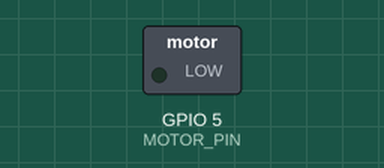
Recording of a sketch running on a simulated ESP32. Shown: switched loads named in the sketch (green lamp = pin HIGH).

Above: at 0.1 s.
At 47.3 s:
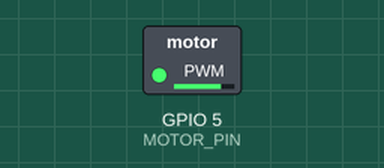
Timing chart, 0 to 60.0 s (numbered marks = the images above):
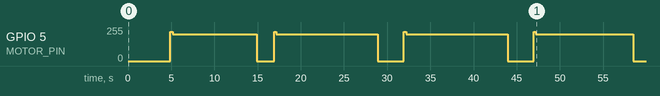

The sketch:

ice_to_meet_you.ino
```cpp
#include <Arduino.h>

HardwareSerial MidiSerial(1);

const int MIDI_TX_PIN = 4;   // Unit Synth RX
const int MOTOR_PIN   = 5;   // 1kΩ -> 2SC1815 base
const byte MIDI_CHANNEL = 0;
const byte MUSIC_BOX_PROGRAM = 10;
const byte REVERB_LEVEL = 120;
const byte VOLUME_LEVEL = 120;  // MIDI channel volume (0-127)

// Motor PWM settings
const int MOTOR_PWM_FREQ = 5000;
const int MOTOR_PWM_RES  = 8;      // 0-255
const int MOTOR_SPEED    = 200;    // 通常回転：小さいほどゆっくり
const int MOTOR_BOOST    = 220;    // 始動時だけ少し強く
const int BOOST_TIME_MS  = 250;    // 始動ブースト時間

struct MidiEvent {
  uint16_t waitMs;
  uint8_t note;
  uint8_t velocity;
  uint8_t noteOn;
};

void send3(byte status, byte data1, byte data2) {
  MidiSerial.write(status);
  MidiSerial.write(data1);
  MidiSerial.write(data2);
}

void programChange(byte channel, byte program) {
  MidiSerial.write(0xC0 | (channel & 0x0F));
  MidiSerial.write(program);
}

void controlChange(byte channel, byte control, byte value) {
  send3(0xB0 | (channel & 0x0F), control, value);
}

void noteOn(byte note, byte velocity) {
  send3(0x90 | MIDI_CHANNEL, note, velocity);
}

void noteOff(byte note) {
  send3(0x80 | MIDI_CHANNEL, note, 0);
}

const MidiEvent song[] = {
  {162, 67, 81, 1},
  {0, 83, 62, 1},
  {303, 83, 0, 0},
  {34, 71, 77, 1},
  {0, 74, 63, 1},
  {255, 67, 0, 0},
  {70, 71, 0, 0},
  {0, 71, 63, 1},
  {0, 83, 71, 1},
  {128, 74, 0, 0},
  {127, 83, 0, 0},
  {70, 62, 101, 1},
  {12, 83, 45, 1},
  {92, 71, 0, 0},
  {152, 83, 0, 0},
  {69, 62, 0, 0},
  {0, 62, 78, 1},
  {0, 74, 64, 1},
  {12, 71, 66, 1},
  {324, 74, 0, 0},
  {1, 74, 82, 1},
  {36, 71, 0, 0},
  {139, 79, 72, 1},
  {12, 74, 76, 1},
  {1, 74, 0, 0},
  {33, 62, 0, 0},
  {94, 79, 0, 0},
  {12, 74, 0, 0},
  {0, 67, 58, 1},
  {0, 71, 73, 1},
  {0, 83, 58, 1},
  {266, 67, 0, 0},
  {47, 83, 0, 0},
  {11, 71, 0, 0},
  {0, 71, 82, 1},
  {0, 74, 61, 1},
  {279, 74, 0, 0},
  {47, 88, 73, 1},
  {11, 71, 0, 0},
  {0, 71, 71, 1},
  {325, 71, 0, 0},
  {0, 62, 76, 1},
  {0, 71, 69, 1},
  {0, 86, 68, 1},
  {209, 88, 0, 0},
  {127, 62, 0, 0},
  {0, 71, 0, 0},
  {1, 62, 49, 1},
  {0, 67, 80, 1},
  {0, 83, 81, 1},
  {23, 86, 0, 0},
  {221, 62, 0, 0},
  {81, 67, 0, 0},
  {0, 83, 0, 0},
  {0, 67, 68, 1},
  {0, 71, 65, 1},
  {0, 83, 66, 1},
  {234, 67, 0, 0},
  {35, 71, 0, 0},
  {12, 83, 0, 0},
  {45, 81, 62, 1},
  {0, 85, 59, 1},
  {326, 81, 0, 0},
  {0, 85, 0, 0},
  {0, 64, 46, 1},
  {0, 85, 62, 1},
  {11, 61, 93, 1},
  {279, 85, 0, 0},
  {34, 64, 0, 0},
  {0, 61, 0, 0},
  {0, 83, 63, 1},
  {12, 67, 74, 1},
  {336, 67, 0, 0},
  {1, 73, 47, 1},
  {0, 85, 56, 1},
  {116, 83, 0, 0},
  {105, 73, 0, 0},
  {70, 85, 0, 0},
  {34, 74, 49, 1},
  {174, 74, 0, 0},
  {151, 76, 62, 1},
  {0, 83, 67, 1},
  {281, 76, 0, 0},
  {0, 83, 0, 0},
  {34, 62, 80, 1},
  {0, 81, 49, 1},
  {314, 81, 0, 0},
  {11, 69, 61, 1},
  {337, 62, 0, 0},
  {0, 62, 71, 1},
  {0, 74, 58, 1},
  {151, 78, 50, 1},
  {35, 69, 0, 0},
  {46, 62, 0, 0},
  {0, 62, 53, 1},
  {11, 74, 0, 0},
  {81, 78, 0, 0},
  {0, 78, 41, 1},
  {0, 86, 71, 1},
  {326, 84, 63, 1},
  {81, 86, 0, 0},
  {35, 78, 0, 0},
  {150, 84, 0, 0},
  {71, 81, 62, 1},
  {280, 81, 0, 0},
  {35, 62, 0, 0},
  {0, 62, 71, 1},
  {11, 59, 95, 1},
  {325, 62, 0, 0},
  {0, 59, 0, 0},
  {0, 62, 68, 1},
  {336, 62, 0, 0},
  {0, 62, 97, 1},
  {0, 74, 31, 1},
  {174, 74, 0, 0},
  {152, 62, 0, 0},
  {69, 67, 96, 1},
  {255, 67, 0, 0},
  {0, 67, 51, 1},
  {24, 62, 85, 1},
  {302, 67, 0, 0},
  {0, 67, 70, 1},
  {232, 67, 0, 0},
  {1, 62, 0, 0},
  {117, 60, 89, 1},
  {302, 60, 0, 0},
  {0, 60, 69, 1},
  {0, 72, 51, 1},
  {185, 72, 0, 0},
  {70, 60, 0, 0},
  {58, 60, 50, 1},
  {0, 64, 75, 1},
  {151, 60, 0, 0},
  {163, 64, 0, 0},
  {34, 66, 92, 1},
  {314, 66, 0, 0},
  {0, 66, 72, 1},
  {313, 66, 0, 0},
  {23, 74, 54, 1},
  {221, 74, 0, 0},
  {129, 60, 79, 1},
  {615, 64, 74, 1},
  {163, 60, 0, 0},
  {92, 64, 0, 0},
  {105, 69, 82, 1},
  {325, 69, 0, 0},
  {0, 66, 87, 1},
  {0, 69, 62, 1},
  {325, 62, 70, 1},
  {81, 69, 0, 0},
  {174, 66, 0, 0},
  {60, 62, 0, 0},
  {0, 62, 67, 1},
  {650, 60, 93, 1},
  {47, 62, 0, 0},
  {231, 60, 0, 0},
  {24, 59, 94, 1},
  {360, 59, 0, 0},
  {0, 71, 54, 1},
  {140, 71, 0, 0},
  {197, 60, 72, 1},
  {22, 72, 56, 1},
  {163, 72, 0, 0},
  {118, 62, 74, 1},
  {174, 60, 0, 0},
  {104, 62, 0, 0},
  {58, 71, 59, 1},
  {221, 71, 0, 0},
  {93, 62, 81, 1},
  {197, 62, 0, 0},
  {139, 67, 92, 1},
  {314, 67, 0, 0},
  {24, 71, 60, 1},
  {151, 71, 0, 0},
  {185, 59, 97, 1},
  {302, 59, 0, 0},
  {0, 60, 86, 1},
  {164, 60, 0, 0},
  {185, 64, 70, 1},
  {0, 72, 63, 1},
  {174, 72, 0, 0},
  {81, 64, 0, 0},
  {59, 60, 86, 1},
  {174, 60, 0, 0},
  {162, 69, 94, 1},
  {325, 69, 0, 0},
  {0, 69, 72, 1},
  {0, 73, 61, 1},
  {0, 76, 51, 1},
  {174, 76, 0, 0},
  {117, 69, 0, 0},
  {35, 61, 56, 1},
  {0, 67, 74, 1},
  {103, 73, 0, 0},
  {152, 61, 0, 0},
  {36, 67, 0, 0},
  {57, 66, 92, 1},
  {315, 66, 0, 0},
  {0, 62, 38, 1},
  {0, 67, 92, 1},
  {151, 62, 0, 0},
  {162, 67, 0, 0},
  {0, 69, 79, 1},
  {348, 62, 61, 1},
  {140, 62, 0, 0},
  {185, 69, 0, 0},
  {0, 62, 57, 1},
  {0, 69, 56, 1},
  {244, 69, 0, 0},
  {70, 62, 0, 0},
  {0, 62, 88, 1},
  {139, 62, 0, 0},
  {221, 64, 94, 1},
  {547, 64, 0, 0},
  {11, 66, 93, 1},
  {291, 66, 0, 0},
  {116, 67, 82, 1},
  {325, 74, 54, 1},
  {313, 74, 0, 0},
  {12, 67, 0, 0},
  {0, 67, 40, 1},
  {11, 79, 58, 1},
  {151, 67, 0, 0},
  {81, 79, 0, 0},
  {94, 59, 99, 1},
  {315, 59, 0, 0},
  {313, 62, 85, 1},
  {325, 62, 0, 0},
  {127, 67, 101, 1},
  {233, 67, 0, 0},
  {0, 67, 55, 1},
  {313, 62, 43, 1},
  {93, 67, 0, 0},
  {209, 62, 0, 0},
  {35, 60, 91, 1},
  {314, 60, 0, 0},
  {1, 60, 68, 1},
  {0, 72, 66, 1},
  {267, 72, 0, 0},
  {70, 60, 0, 0},
  {0, 60, 66, 1},
  {0, 67, 78, 1},
  {197, 67, 0, 0},
  {24, 60, 0, 0},
  {104, 66, 81, 1},
  {336, 62, 50, 1},
  {233, 62, 0, 0},
  {92, 62, 58, 1},
  {0, 74, 43, 1},
  {70, 66, 0, 0},
  {70, 74, 0, 0},
  {93, 62, 0, 0},
  {116, 60, 94, 1},
  {303, 60, 0, 0},
  {0, 60, 81, 1},
  {12, 72, 50, 1},
  {244, 72, 0, 0},
  {81, 64, 85, 1},
  {244, 60, 0, 0},
  {0, 64, 0, 0},
  {69, 69, 87, 1},
  {291, 69, 0, 0},
  {46, 66, 82, 1},
  {336, 62, 47, 1},
  {210, 62, 0, 0},
  {58, 66, 0, 0},
  {175, 59, 98, 1},
  {209, 59, 0, 0},
  {0, 67, 62, 1},
  {233, 67, 0, 0},
  {68, 60, 91, 1},
  {0, 67, 46, 1},
  {187, 62, 59, 1},
  {23, 67, 0, 0},
  {23, 60, 0, 0},
  {220, 62, 0, 0},
  {12, 62, 94, 1},
  {221, 62, 0, 0},
  {0, 62, 60, 1},
  {0, 83, 46, 1},
  {174, 83, 0, 0},
  {139, 62, 0, 0},
  {23, 78, 58, 1},
  {267, 78, 0, 0},
  {58, 59, 100, 1},
  {315, 59, 0, 0},
  {0, 67, 58, 1},
  {232, 67, 0, 0},
  {81, 62, 87, 1},
  {82, 67, 55, 1},
  {174, 67, 0, 0},
  {69, 62, 0, 0},
  {106, 67, 96, 1},
  {243, 71, 42, 1},
  {12, 67, 0, 0},
  {139, 71, 0, 0},
  {151, 62, 68, 1},
  {256, 62, 0, 0},
  {104, 60, 99, 1},
  {314, 60, 0, 0},
  {0, 60, 78, 1},
  {0, 64, 66, 1},
  {278, 60, 0, 0},
  {36, 60, 62, 1},
  {81, 64, 0, 0},
  {0, 64, 86, 1},
  {221, 60, 0, 0},
  {23, 64, 0, 0},
  {23, 61, 47, 1},
  {12, 69, 95, 1},
  {324, 61, 0, 0},
  {1, 69, 0, 0},
  {0, 69, 67, 1},
  {0, 76, 45, 1},
  {325, 69, 0, 0},
  {0, 76, 0, 0},
  {0, 64, 56, 1},
  {0, 76, 63, 1},
  {163, 64, 0, 0},
  {115, 76, 0, 0},
  {129, 66, 99, 1},
  {233, 66, 0, 0},
  {0, 66, 88, 1},
  {0, 74, 57, 1},
  {267, 74, 0, 0},
  {58, 62, 54, 1},
  {23, 66, 0, 0},
  {0, 67, 92, 1},
  {244, 62, 0, 0},
  {69, 67, 0, 0},
  {0, 69, 75, 1},
  {233, 69, 0, 0},
  {105, 66, 70, 1},
  {34, 74, 49, 1},
  {93, 69, 35, 1},
  {81, 74, 0, 0},
  {59, 66, 0, 0},
  {45, 62, 68, 1},
  {13, 74, 40, 1},
  {46, 69, 0, 0},
  {220, 62, 0, 0},
  {12, 74, 0, 0},
  {47, 71, 84, 1},
  {233, 69, 46, 1},
  {186, 71, 0, 0},
  {0, 69, 0, 0},
  {232, 69, 85, 1},
  {244, 69, 0, 0},
  {104, 67, 91, 1},
  {302, 79, 74, 1},
  {11, 67, 0, 0},
  {0, 67, 69, 1},
  {314, 67, 0, 0},
  {11, 83, 63, 1},
  {36, 79, 0, 0},
  {185, 83, 0, 0},
  {81, 71, 70, 1},
  {350, 74, 50, 1},
  {12, 71, 0, 0},
  {151, 74, 0, 0},
  {174, 62, 87, 1},
  {23, 67, 48, 1},
  {174, 67, 0, 0},
  {81, 62, 0, 0},
  {372, 67, 57, 1},
  {0, 71, 64, 1},
  {139, 64, 40, 1},
  {197, 67, 0, 0},
  {0, 67, 61, 1},
  {0, 74, 64, 1},
  {59, 64, 0, 0},
  {162, 71, 0, 0},
  {12, 67, 0, 0},
  {23, 74, 0, 0},
  {82, 69, 47, 1},
  {57, 72, 69, 1},
  {117, 69, 0, 0},
  {105, 72, 0, 0},
  {24, 60, 65, 1},
  {0, 72, 52, 1},
  {185, 60, 0, 0},
  {82, 72, 0, 0},
  {69, 60, 76, 1},
  {0, 64, 84, 1},
  {279, 60, 0, 0},
  {35, 64, 0, 0},
  {11, 67, 79, 1},
  {12, 69, 41, 1},
  {139, 69, 0, 0},
  {23, 67, 0, 0},
  {163, 66, 70, 1},
  {0, 69, 51, 1},
  {140, 69, 0, 0},
  {185, 62, 47, 1},
  {0, 74, 64, 1},
  {11, 86, 46, 1},
  {128, 62, 0, 0},
  {46, 66, 0, 0},
  {0, 86, 0, 0},
  {93, 74, 0, 0},
  {47, 71, 90, 1},
  {47, 67, 64, 1},
  {222, 67, 0, 0},
  {57, 71, 0, 0},
  {1, 62, 58, 1},
  {0, 71, 74, 1},
  {255, 71, 0, 0},
  {35, 62, 85, 1},
  {1, 62, 0, 0},
  {45, 74, 48, 1},
  {186, 74, 0, 0},
  {70, 62, 0, 0},
  {58, 72, 86, 1},
  {70, 67, 54, 1},
  {244, 72, 0, 0},
  {11, 67, 0, 0},
  {11, 67, 54, 1},
  {0, 71, 53, 1},
  {407, 67, 0, 0},
  {35, 71, 0, 0},
  {208, 60, 78, 1},
  {0, 69, 82, 1},
  {327, 60, 0, 0},
  {11, 69, 0, 0},
  {1, 69, 71, 1},
  {0, 72, 45, 1},
  {244, 72, 0, 0},
  {58, 69, 0, 0},
  {23, 71, 85, 1},
  {11, 60, 59, 1},
  {0, 67, 60, 1},
  {152, 60, 0, 0},
  {34, 67, 0, 0},
  {70, 71, 0, 0},
  {58, 69, 92, 1},
  {11, 66, 53, 1},
  {140, 66, 0, 0},
  {174, 74, 50, 1},
  {11, 69, 0, 0},
  {0, 69, 57, 1},
  {140, 69, 0, 0},
  {174, 74, 0, 0},
  {0, 74, 48, 1},
  {174, 74, 0, 0},
  {151, 60, 87, 1},
  {326, 69, 41, 1},
  {24, 60, 0, 0},
  {0, 60, 90, 1},
  {278, 69, 0, 0},
  {23, 64, 49, 1},
  {35, 60, 0, 0},
  {0, 60, 47, 1},
  {12, 67, 88, 1},
  {138, 64, 0, 0},
  {164, 67, 0, 0},
  {0, 66, 79, 1},
  {267, 60, 0, 0},
  {47, 66, 0, 0},
  {0, 66, 62, 1},
  {11, 62, 57, 1},
  {0, 74, 69, 1},
  {197, 62, 0, 0},
  {0, 74, 0, 0},
  {35, 66, 0, 0},
  {93, 60, 81, 1},
  {34, 74, 42, 1},
  {140, 74, 0, 0},
  {151, 60, 0, 0},
  {0, 62, 95, 1},
  {11, 74, 50, 1},
  {304, 62, 0, 0},
  {0, 62, 89, 1},
  {104, 74, 0, 0},
  {232, 62, 0, 0},
  {0, 62, 76, 1},
  {0, 74, 58, 1},
  {209, 74, 0, 0},
  {82, 62, 0, 0},
  {23, 68, 94, 1},
  {0, 80, 52, 1},
  {139, 80, 0, 0},
  {208, 68, 0, 0},
  {2, 64, 58, 1},
  {0, 68, 87, 1},
  {0, 74, 52, 1},
  {209, 74, 0, 0},
  {57, 64, 0, 0},
  {35, 71, 70, 1},
  {12, 68, 0, 0},
  {0, 68, 77, 1},
  {314, 68, 0, 0},
  {150, 74, 94, 1},
  {128, 71, 0, 0},
  {58, 69, 63, 1},
  {23, 60, 73, 1},
  {0, 72, 88, 1},
  {1, 74, 0, 0},
  {35, 67, 55, 1},
  {279, 60, 0, 0},
  {0, 60, 64, 1},
  {11, 69, 62, 1},
  {1, 69, 0, 0},
  {254, 69, 0, 0},
  {81, 60, 0, 0},
  {315, 60, 76, 1},
  {0, 69, 49, 1},
  {337, 60, 0, 0},
  {0, 69, 0, 0},
  {0, 60, 77, 1},
  {0, 69, 55, 1},
  {92, 72, 0, 0},
  {128, 67, 0, 0},
  {46, 69, 0, 0},
  {12, 60, 0, 0},
  {47, 71, 62, 1},
  {325, 67, 97, 1},
  {198, 71, 0, 0},
  {93, 67, 0, 0},
  {12, 64, 94, 1},
  {151, 64, 0, 0},
  {11, 62, 85, 1},
  {151, 62, 0, 0},
  {70, 59, 93, 1},
  {488, 59, 0, 0},
  {127, 69, 88, 1},
  {209, 69, 0, 0},
  {128, 67, 75, 1},
  {232, 67, 0, 0},
  {93, 71, 70, 1},
  {152, 71, 0, 0},
  {0, 72, 55, 1},
  {70, 67, 43, 1},
  {104, 74, 66, 1},
  {117, 72, 0, 0},
  {11, 67, 0, 0},
  {35, 74, 0, 0},
  {0, 76, 78, 1},
  {162, 78, 65, 1},
  {12, 76, 0, 0},
  {0, 76, 46, 1},
  {128, 78, 0, 0},
  {23, 79, 61, 1},
  {81, 76, 0, 0},
  {93, 71, 50, 1},
  {0, 81, 45, 1},
  {116, 79, 0, 0},
  {46, 71, 0, 0},
  {0, 71, 58, 1},
  {81, 81, 0, 0},
  {82, 71, 0, 0},
  {0, 71, 51, 1},
  {0, 84, 65, 1},
  {139, 84, 0, 0},
  {23, 67, 60, 1},
  {0, 86, 75, 1},
  {81, 71, 0, 0},
  {82, 67, 0, 0},
  {0, 67, 53, 1},
  {23, 86, 0, 0},
  {663, 74, 52, 1},
  {0, 86, 61, 1},
  {70, 67, 0, 0},
  {197, 74, 0, 0},
  {70, 86, 0, 0},
  {12, 67, 73, 1},
  {0, 79, 56, 1},
  {627, 79, 0, 0},
  {174, 79, 61, 1},
  {185, 67, 0, 0},
  {0, 79, 0, 0},
};

const size_t SONG_EVENT_COUNT = sizeof(song) / sizeof(song[0]);

void allNotesOff() {
  controlChange(MIDI_CHANNEL, 123, 0);
}

// 曲の時間に合わせてペンギンを踊らせる
// OFF→ONになった瞬間だけ強めに250ms、その後ゆっくり回す
void updateMotor(uint32_t t) {
  static bool previousOn = false;
  static uint32_t motorStartedAt = 0;

  bool on =
      (t >=  4000 && t < 14000) ||  // 出会って踊り始める
      (t >= 16000 && t < 28000) ||  // もう一度くるくる
      (t >= 31000 && t < 43000) ||  // 中盤
      (t >= 46000 && t < 57500);    // ラストダンス

  if (on && !previousOn) {
    motorStartedAt = t;
  }

  if (!on) {
    ledcWrite(MOTOR_PIN, 0);
  } else if (t - motorStartedAt < BOOST_TIME_MS) {
    ledcWrite(MOTOR_PIN, MOTOR_BOOST);
  } else {
    ledcWrite(MOTOR_PIN, MOTOR_SPEED);
  }

  previousOn = on;
}

void playSong() {
  allNotesOff();

  uint32_t songTime = 0;
  ledcWrite(MOTOR_PIN, 0);

  for (size_t i = 0; i < SONG_EVENT_COUNT; i++) {
    uint16_t waitMs = song[i].waitMs;

    // 長めの待ち時間でもモーターのタイミングを逃さないよう、
    // 10msずつ進めながら状態を更新する
    while (waitMs > 0) {
      uint16_t step = (waitMs > 10) ? 10 : waitMs;
      delay(step);
      songTime += step;
      waitMs -= step;
      updateMotor(songTime);
    }

    if (song[i].noteOn) {
      noteOn(song[i].note, song[i].velocity);
    } else {
      noteOff(song[i].note);
    }
  }

  ledcWrite(MOTOR_PIN, 0);
  allNotesOff();
}

void setup() {
  // G5をモーター用PWM出力にする
  ledcAttach(MOTOR_PIN, MOTOR_PWM_FREQ, MOTOR_PWM_RES);
  ledcWrite(MOTOR_PIN, 0);

  MidiSerial.begin(31250, SERIAL_8N1, -1, MIDI_TX_PIN);
  delay(700);

  programChange(MIDI_CHANNEL, MUSIC_BOX_PROGRAM);
  controlChange(MIDI_CHANNEL, 7, VOLUME_LEVEL);
  controlChange(MIDI_CHANNEL, 91, REVERB_LEVEL);
  delay(200);

  playSong();
}

void loop() {
}
```
